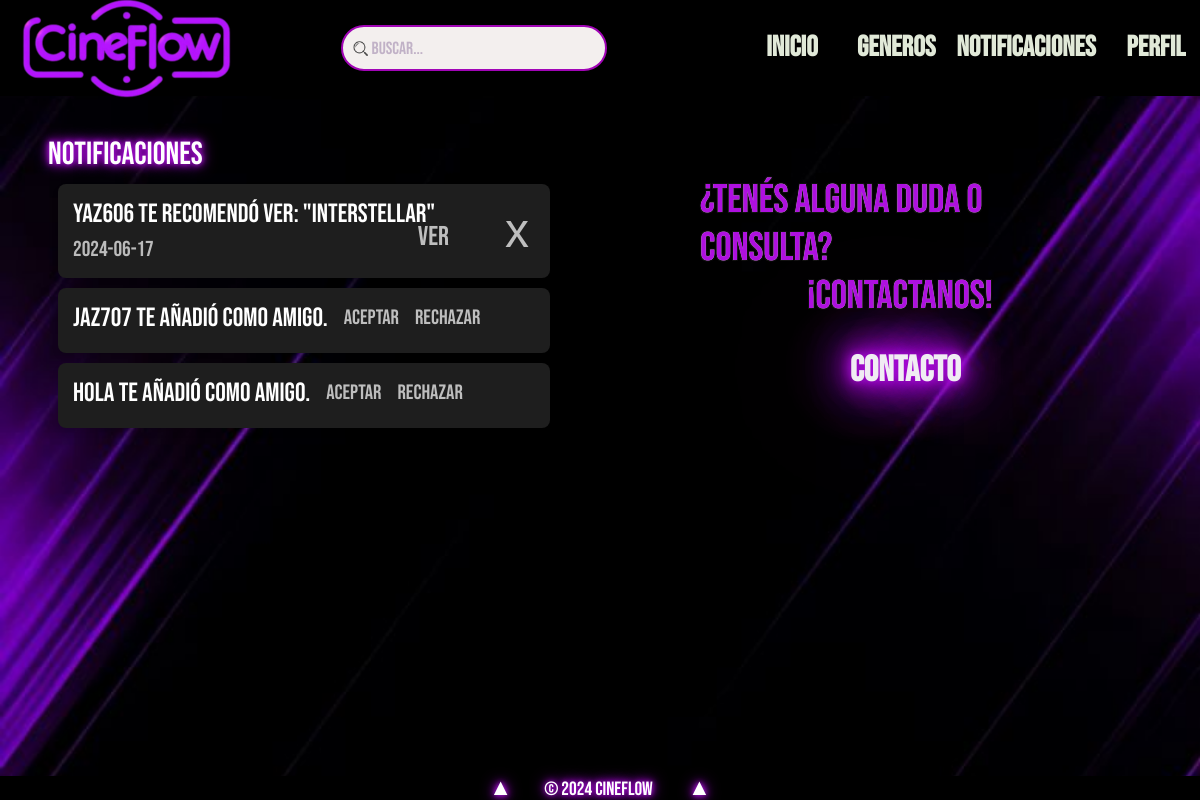
The page /notificaciones.php (signed in) on the database its author committed.
### tables this page shows
CREATE TABLE `notificacion` (
  `usuario_envia` int(8) NOT NULL,
  `usuario_recibe` int(8) NOT NULL,
  `mensaje` tinyint(1) NOT NULL,
  `id_peli` int(8) NOT NULL,
  `fecha` date DEFAULT NULL
);

CREATE TABLE `cuenta_usuario` (
  `id_cuenta` int(8) NOT NULL,
  `about_me` text NOT NULL,
  `id_usuario` int(8) NOT NULL,
  `id_img` int(1) DEFAULT NULL,
  `nombre_usuario` varchar(25) NOT NULL,
  `contraseña` varchar(255) NOT NULL
);

CREATE TABLE `peliculas` (
  `id_peli` int(8) NOT NULL,
  `titulo` varchar(70) NOT NULL,
  `descripcion` text NOT NULL,
  `estreno` date NOT NULL,
  `path_poster` varchar(255) NOT NULL,
  `duracion` int(3) NOT NULL,
  `video_mp4` varchar(255) DEFAULT NULL,
  `fecha_subida` date DEFAULT NULL
);

### notificaciones.php (the view, shortened to what this page needs)
<!doctype html>
<html lang="es">
<head>
    <link rel="stylesheet" href="https://cdnjs.cloudflare.com/ajax/libs/font-awesome/6.4.2/css/all.min.css" />
    <link rel="stylesheet" href="css/bootstrap.min.css">
    <link rel="stylesheet" href="css/normalize.css">
    <link rel="stylesheet" href="css/estilos.css">
    <link rel="stylesheet" type="text/css" href="slick/slick.css" />
    <link rel="stylesheet" type="text/css" href="slick/slick-theme.css" />
</head>
<body>
    <div class="container">
        <?php
        include("header.php");
        $userId = $_SESSION['id_cuenta'];
        $query_solicitud = "SELECT cu.id_cuenta, cu.nombre_usuario AS nombre_envia, n.mensaje, n.id_peli, n.fecha
                            FROM notificacion n
                            JOIN cuenta_usuario cu ON n.usuario_envia = cu.id_cuenta
                            WHERE n.usuario_recibe = $userId";
        $result_solicitud = $conexion->query($query_solicitud);
        ?>
        <main class="notificaciones-main animate-from-bottom">
            <aside class="notif">
                <h2 class="h2-animate">Notificaciones</h2>
                <div class="notificaciones">
                    <?php
                    if ($result_solicitud->num_rows > 0) {
                        while ($notificacion = $result_solicitud->fetch_assoc()) {
                            $nombre_envia = $notificacion['nombre_envia'];
                            $mensaje = $notificacion['mensaje'];
                            $usuario_envia_id = $notificacion['id_cuenta'];
                            $fecha = $notificacion['fecha'];
                            $peli = $notificacion['id_peli'];
                            if ($mensaje) {
                                echo '<div class="notificacion not">';
                                echo '<p class="mensaje">' . htmlspecialchars($nombre_envia) . ' te añadió como amigo.</p>';
                                echo '<form method="post" action="procesar_solicitud.php" class="botones-solicitud">';
                                echo '<button type="submit" name="aceptar[]" value="' . $usuario_envia_id . '">Aceptar</button>';
                                echo '<button type="submit" name="rechazar[]" value="' . $usuario_envia_id . '">Rechazar</button>';
                                echo '</form>';
                                echo '</div>';
                            } else {
                                $result_peli = $conexion->query("SELECT titulo FROM peliculas WHERE id_peli=$peli");
                                $pelicula = $result_peli->fetch_assoc();
                                $titulo_pelicula = $pelicula['titulo'];
                                echo '<div class="notificacion">';
                                echo '<p class="mensaje">' . htmlspecialchars($nombre_envia) . ' te recomendó ver: "' . htmlspecialchars($titulo_pelicula) . '"</p>';
                                echo '<span class="fecha">' . $fecha . '</span>';
                                echo '<button type="submit" class="cerrar-notificacion ver" data-id-peli="' . $peli . '">Ver</button>';
                                echo '<form method="post" action="eliminar_notificacion.php" class="eliminar-form">';
                                echo '<button type="submit" class="cerrar-notificacion eliminar">x</button>';
                                echo '</form>';
                                echo '</div>';
                            }
                        }
                    }
                    ?>
                </div>
            </aside>
            <aside class="contact">
                <div class="contacto">
                    <div style="position: relative; display: inline-block;">
                        <h2 class="borde">¿Tenés alguna duda o consulta?</h2>
                        <h2 class="wave" style="position: absolute; top: 0; left: 0;">¿Tenés alguna duda o consulta?</h2>
                    </div>
                    <div style="position: relative; display: inline-block;">
                        <h3 class="borde">¡Contactanos!</h3>
                        <h3 class="wave" style="position: absolute; top: 0; left: 0;">¡Contactanos!</h3>
                    </div>
                    <a href="contacto.php">Contacto</a>
                </div>
            </aside>
        </main>
    </div>
</body>
</html>

### css/estilos.css (style rules this page uses)
* { box-sizing: border-box; margin: 0; padding: 0; transition: all .45s, transform 0.45s ease-in-out; scroll-behavior: smooth; }
:root { --color-transparent: transparent; --color-background: #272727; --color-principal: #A105B6; --color-searchbar: #92B4A7; --color-text: #E1E9D8; --color-link: #dcf1ea; --color-hover: #6A0377; --color-hover2: #80108f; --color-form: #470250; --color-boton: #A105B6; --color-popupbg: rgba(0, 0, 0, 0.7); --color-popup: #470250; --color-popupborder: #A105B6; --color-popupboton: #A105B6; --color-popuptxt: #183A37; --color-label: #d547e7; --color-lab2:rgb(161, 15, 230)7; --color-input: #e8d5eb; scroll-behavior: smooth; }
html { margin: 0 auto; }
body { background-image: url(../images/imagen_fondo.jpg); font-family: 'Bebas Neue', sans-serif; background-color: #140116; color: var(--color-text); margin: 0 auto; height: 100vh; width: 100%; border: none; overflow-x: hidden; background-size: cover; }
body a { color: var(--color-text); }
.container { display: flex; align-items: center; justify-content: center; flex-direction: column; }
.container main { background-color: var(--color-transparent); color: var(--color-text); font-size: 1.5rem; display: flex; flex-direction: column; justify-content: center; align-items: center; width: 100%; height: 85vh; z-index: 1; }
.h2-animate { color: #ffffff; text-shadow: 0 0 5px #ae10df, 0 0 10px #ae10df, 0 0 15px #ae10df; animation: soft-neon-glow 1.5s ease-in-out infinite alternate; }
.animate-from-bottom { opacity: 0; transform: translateY(50px); animation: fadeInUp 1s ease forwards; }
.container .notificaciones-main { flex-direction: row; width: 100%; height: 85vh; z-index: 1; }
.notif { width: 50%; height: 85vh; padding: 5vh; padding-left: 4vw; }
.contact { font-size: 1.6rem; display: flex; align-items: start; justify-content: center; width: 50%; height: 85vh; padding: 5vh; padding-top: 10vh; }
.notificaciones { display: flex; flex-direction: column; gap: 10px; margin: 10px; margin-bottom: 20px; }
.notificacion { background-color: #1e1e1e; color: #ffffff; width: 800px; max-width: 100%; padding: 15px; border-radius: 8px; box-shadow: 0 4px 6px rgba(0, 0, 0, 0.1); position: relative; }
.notificacion .mensaje { font-size: 1.1em; margin: 0 0 5px 0; }
.notificacion .fecha { font-size: 0.9em; color: #bbbbbb; text-align: right; }
.cerrar-notificacion { position: absolute; top: 50%; transform: translateY(-50%); right: 2vh; background-color: transparent; border: none; color:#bebebe; cursor: pointer; padding: 5px; font-size: 3rem; font-family: 'Arial', sans-serif; }
.contacto { color: var(--color-text); text-transform: uppercase; list-style-type: none; display: flex; align-items: center; justify-content: center; flex-direction: column; width: 50vh; z-index: 1; }
.contacto a { text-align: center; text-decoration: none; font-weight: bold; font-size: 36px; width: 25%; margin-top: 30px; color: #f0ecf3; text-shadow: 0 0 10px #ae10df, 0 0 20px #ae10df, 0 0 30px #ae10df, 0 0 40px #ae10df, 0 0 70px #ae10df, 0 0 80px #ae10df, 0 0 100px #ae10df, 0 0 150px #ae10df; animation: neon-glow 1.5s ease-in-out infinite alternate; }
.contacto h2 , .contacto h3 { font-size: 2.5rem; }
.ver { font-family: 'Bebas Neue', sans-serif; font-size: 1.7rem; position: absolute; top: 57%; transform: translateY(-50%); right: 12vh; background-color: transparent; border: none; color:#bebebe; cursor: pointer; padding: 5px; }
.not { display: flex; }
.borde { color: rgb(219, 213, 213); text-shadow: -1px -1px 0 rgb(12, 12, 12), 1px -1px 0 rgb(14, 13, 13), -1px 1px 0 rgb(19, 18, 18), 1px 1px 0 rgb(10, 10, 10); }
.wave { color: #ae10df; animation: shift 3s ease-in-out infinite; }
.botones-solicitud button { margin-left: 2vh; color:#bebebe; font-size: 1.3rem; border: none; background-color:transparent; border-radius: 3%; max-width: 10vh; flex-grow: 1; cursor: pointer; }

### rows shown on the page
notificacion: usuario_envia.nombre_usuario "yaz606", id_peli.titulo "Interstellar", fecha "2024-06-17"
notificacion: usuario_envia.nombre_usuario "jaz707"
notificacion: usuario_envia.nombre_usuario "hola"
